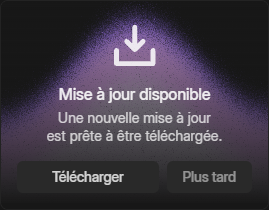
#> input picture tests/update-toast/reference/preview-A-100.png, 269 x 210 px; its folder holds 4 pictures in this run
$ python compare.py
#> lines starting #> are read from the running program, lines starting #| are printed output that depends on the picture
"""Pixel comparison of the native update card with Val's VALIDATED preview, at 100 % and 150 %.

    python tests/update-toast/compare.py [snapshotDir]

Native renders: <snapshotDir>/native-{A,B,C}-{100,150}.png (toast_tests.cpp: the production Painter, the real
GrainGradient at Paper's frame, French texts). References: tests/update-toast/reference/preview-*.png
(preview_reference.py: the preview page rendered headless). Both are the card's border box, same pixel size.

Measured per case: the mean absolute difference (0-255, RGB) and the share of pixels that differ by more than 48 on
some channel. Text and icon edges rasterise differently in DirectWrite/Direct2D and in Chromium, so the limits leave
room for anti-aliasing but not for a moved, missing or recoloured element. Writes build/update-toast/compare/
{sheet-*.png, report.json}: preview | native | difference × 4.
"""
import json, os, sys

try:
    from PIL import Image, ImageChops, ImageFilter
except ImportError:  # Pillow is a dev dependency of the repo's other pixel checks
    print("compare: SKIPPED (Pillow not installed)")
    sys.exit(0)

ROOT = os.path.abspath(os.path.join(os.path.dirname(__file__), "..", ".."))
REF = os.path.join(os.path.dirname(os.path.abspath(__file__)), "reference")
SNAP = os.path.abspath(sys.argv[1]) if len(sys.argv) > 1 else os.path.join(ROOT, "build", "update-toast", "snapshots")
OUT = os.path.join(ROOT, "build", "update-toast", "compare")
LIMITS = {"mean": 6.0, "share": 0.03}   # per case: mean |Δ| ≤ 6/255, ≤ 3 % of pixels off by more than 48


def main():
    os.makedirs(OUT, exist_ok=True)
    report, failed = [], []
    for scale in (100, 150):
        for state in "ABC":
            ref = Image.open(os.path.join(REF, f"preview-{state}-{scale}.png")).convert("RGB")
#> ref is the input picture: PIL image 269x210 RGB; mean R, G, B 64.6, 58.3, 69.8
            nat_rgba = Image.open(os.path.join(SNAP, f"native-{state}-{scale}.png")).convert("RGBA")
            # The native card is drawn on a transparent canvas (its rounded corners are click-through): put it on the
            # app's canvas, as the preview page shows it.
            ground = Image.new("RGBA", nat_rgba.size, (23, 23, 23, 255))
            nat = Image.alpha_composite(ground, nat_rgba).convert("RGB")
            if nat.size != ref.size:
                failed.append(f"{state}-{scale}: size {nat.size} != preview {ref.size}")
                continue
            diff = ImageChops.difference(nat, ref)
#> diff: PIL image 269x210 RGB; every value is 0
            def stats(d):
                px = list(d.get_flattened_data()) if hasattr(d, "get_flattened_data") else list(d.getdata())
#> px = 56490 items
                n = len(px)
#> n = 56490
                return sum(sum(p) for p in px) / (3 * n), sum(1 for p in px if max(p) > 48) / n
            raw_mean, raw_share = stats(diff)
#> raw_mean = 0; raw_share = 0
            # The GrainGradient's grain is per-pixel noise: Direct3D and the preview's WebGL (SwiftShader) differ by a few
            # ulps in its hash, so single grains differ. The gate compares the two after a 3 × 3 box blur (the grain
            # averages out; a glyph, an icon or a button off by one pixel does not), the raw figures are reported.
            mean, share = stats(ImageChops.difference(nat.filter(ImageFilter.BoxBlur(1)), ref.filter(ImageFilter.BoxBlur(1))))
#> mean = 0; share = 0
            ok = mean <= LIMITS["mean"] and share <= LIMITS["share"]
#> ok = True
            report.append({"case": f"{state}-{scale}", "mean": round(mean, 3), "share_over_48": round(share, 4),
                           "raw_mean": round(raw_mean, 3), "raw_share_over_48": round(raw_share, 4), "ok": ok})
            print(f"{'ok  ' if ok else 'FAIL'} {state} at {scale} %: mean |d| {mean:.2f}/255, {share * 100:.2f} % off by > 48 "
                  f"(raw pixels: {raw_mean:.2f}, {raw_share * 100:.2f} %)")
#| ok   A at 100 %: mean |d| 0.00/255, 0.00 % off by > 48 (raw pixels: 0.00, 0.00 %)
            if not ok:
                failed.append(f"{state}-{scale}")
            w, h = ref.size
#> w = 269; h = 210
            sheet = Image.new("RGB", (w * 3 + 16, h), (40, 40, 40))
#> sheet: PIL image 823x210 RGB; every value is 40
            sheet.paste(ref, (0, 0)); sheet.paste(nat, (w + 8, 0))
#> after `sheet.paste(ref, (0, 0))`:
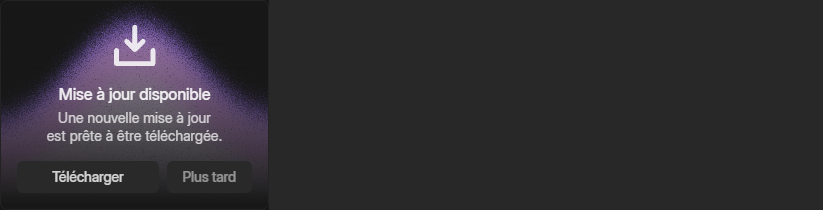
#> sheet: PIL image 823x210 RGB; mean R, G, B 48.1, 46, 49.7
#> after `sheet.paste(nat, (w + 8, 0))`:
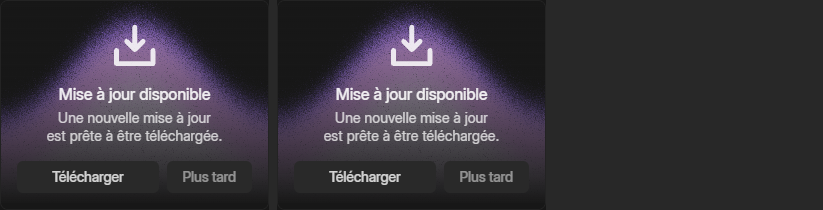
#> sheet: PIL image 823x210 RGB; mean R, G, B 56.1, 52, 59.4
            sheet.paste(diff.point(lambda v: min(255, v * 4)), (2 * w + 16, 0))
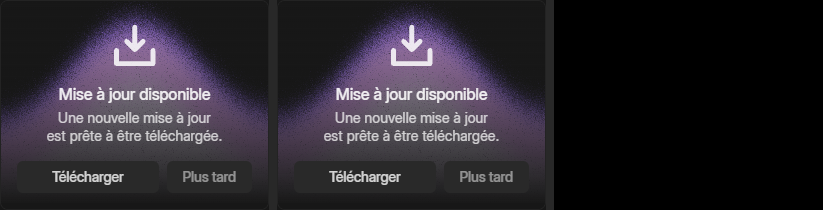
#> sheet: PIL image 823x210 RGB; mean R, G, B 43, 38.9, 46.4
            sheet.save(os.path.join(OUT, f"sheet-{state}-{scale}.png"))
    with open(os.path.join(OUT, "report.json"), "w", encoding="utf-8") as f:
        json.dump({"limits": LIMITS, "cases": report, "failed": failed}, f, indent=1)
    if failed:
        print("compare: FAILED", ", ".join(failed))
        return 1
    print("compare: native card matches the validated preview (100 % and 150 %)")
    return 0


if __name__ == "__main__":
#> (the run stopped early here; a loop or call above may not have finished)
